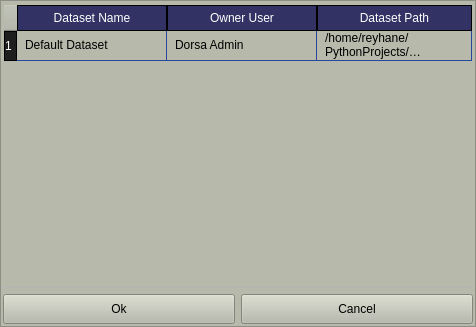
<?xml version="1.0" encoding="UTF-8"?>
<ui version="4.0">
 <class>MainWindow</class>
 <widget class="QMainWindow" name="MainWindow">
  <property name="geometry">
   <rect>
    <x>0</x>
    <y>0</y>
    <width>476</width>
    <height>327</height>
   </rect>
  </property>
  <property name="windowTitle">
   <string>MainWindow</string>
  </property>
  <property name="styleSheet">
   <string notr="true"/>
  </property>
  <widget class="QWidget" name="stylesheet">
   <property name="styleSheet">
    <string notr="true">/* /////////////////////////////////////////////////////////////////////////////////////////////////

SET APP STYLESHEET - FULL STYLES HERE
DARK THEME - DRACULA COLOR BASED

///////////////////////////////////////////////////////////////////////////////////////////////// */

QWidget{
	color: rgb(221, 221, 221);
	font: 10pt &quot;Segoe UI&quot;;
}

/* /////////////////////////////////////////////////////////////////////////////////////////////////
Tooltip */
QToolTip {
	color: rgb(0,0,0);
	background-color: rgb(255,255,255);
	border: 1px solid rgb(44, 49, 58);
	background-image: none;
	background-position: left center;
    background-repeat: no-repeat;
	border: none;
	border-left: 2px solid rgb(180,180,180);
	text-align: left;
	padding-left: 8px;
	margin: 0px;
}

/* /////////////////////////////////////////////////////////////////////////////////////////////////
Bg App */
#bgApp {	
	background-color: rgb(212,212,212);
	border: 1px solid rgb(44, 49, 58);
}

/* /////////////////////////////////////////////////////////////////////////////////////////////////
Left Menu */
#leftMenuBg {	
	background-color: rgb(33, 37, 43);
}
#topLogo {
	background-color: Transparent;
	background-image: url(:/images/images/images/whiteview.png);
	background-position: centered;
	background-repeat: no-repeat;
}
#titleLeftApp { font: 63 12pt &quot;Segoe UI Semibold&quot;; }
#titleLeftDescription { font: 8pt &quot;Segoe UI&quot;; color: rgb(189, 147, 249); }

/* MENUS */
#topMenu .QPushButton {	
	background-position: left center;
    background-repeat: no-repeat;
	border: none;
	border-left:15px solid transparent;
	background-color: transparent;
	text-align: left;
	padding-left: 44px;

}
#topMenu .QPushButton:hover {
	background-color: rgb(40, 44, 52);
}
#topMenu .QPushButton:pressed {	
	background-color: rgb(189, 147, 249);
	color: rgb(255, 255, 255);
}
#bottomMenu .QPushButton {	
	background-position: left center;
    background-repeat: no-repeat;
	border: none;
	border-left: 20px solid transparent;
	background-color:transparent;
	text-align: left;
	padding-left: 44px;
}
#bottomMenu .QPushButton:hover {
	background-color: rgb(40, 44, 52);
}
#bottomMenu .QPushButton:pressed {	
	background-color: rgb(189, 147, 249);
	color: rgb(255, 255, 255);
}
#leftMenuFrame{
	border-top: 3px solid rgb(44, 49, 58);
}

/* Toggle Button */
#toggleButton {
	background-position: left center;
    background-repeat: no-repeat;
	border: none;
	border-left: 15px solid transparent;

	text-align: left;
	padding-left:44px;
	color: rgb(113, 126, 149);
}
#toggleButton:hover {
	background-color: rgb(40, 44, 52);
}
#toggleButton:pressed {
	background-color: rgb(189, 147, 249);
}

/* Title Menu */
#titleRightInfo { padding-left: 10px; }


/* /////////////////////////////////////////////////////////////////////////////////////////////////
Extra Tab */
#extraLeftBox {	
	background-color: rgb(44, 49, 58);
}
#extraTopBg{	
	background-color: rgb(230,230,230)
}
#extraLeftBox:hover {
	background-color: rgb(40, 44, 52);
}
/* Icon */
#extraIcon {
	background-position: center;
	background-repeat: no-repeat;
	background-image: url(:/icons/images/icons/icon_settings.png);
}

/* Label */
#extraLabel { color: rgb(20,20,20); }

/* Btn Close */
#extraCloseColumnBtn { background-color: rgba(255, 255, 255, 0); border: none;  border-radius: 5px; }
#extraCloseColumnBtn:hover { background-color: rgb(196, 161, 249); border-style: solid; border-radius: 4px; }
#extraCloseColumnBtn:pressed { background-color: rgb(180, 141, 238); border-style: solid; border-radius: 4px; }

/* Extra Content */
#extraContent{
	border-top: 3px solid rgb(40, 44, 52);
}

/* Extra Top Menus */
#extraTopMenu .QPushButton {
background-position: left center;
    background-repeat: no-repeat;
	border: none;
	border-left: 22px solid transparent;
	background-color:transparent;
	text-align: left;
	padding-left: 44px;
}
#extraTopMenu .QPushButton:hover {
	background-color: rgb(40, 44, 52);
}
#extraTopMenu .QPushButton:pressed {	
	background-color: rgb(189, 147, 249);
	color: rgb(255, 255, 255);
}

/* /////////////////////////////////////////////////////////////////////////////////////////////////
Content App */
#contentTopBg{	
	background-color: rgb(33, 37, 43);
}
#contentBottom{
	border-top: 3px solid rgb(44, 49, 58);
}

/* Top Buttons */
#rightButtons .QPushButton { background-color: rgba(255, 255, 255, 0); border: none;  border-radius: 5px; }
#rightButtons .QPushButton:hover { background-color: rgb(44, 49, 57); border-style: solid; border-radius: 4px; }
#rightButtons .QPushButton:pressed { background-color: rgb(23, 26, 30); border-style: solid; border-radius: 4px; }

/* Theme Settings */
#extraRightBox { background-color: rgb(44, 49, 58); }
#themeSettingsTopDetail { background-color: rgb(189, 147, 249); }

/* Bottom Bar */
#bottomBar { background-color: rgb(44, 49, 58); }
#bottomBar QLabel { font-size: 11px; color: rgb(113, 126, 149); padding-left: 10px; padding-right: 10px; padding-bottom: 2px; }

/* CONTENT SETTINGS */
/* MENUS */
#contentSettings .QPushButton {	
	background-position: left center;
    background-repeat: no-repeat;
	border: none;
	border-left: 22px solid transparent;
	background-color:transparent;
	text-align: left;
	padding-left: 44px;
}
#contentSettings .QPushButton:hover {
	background-color: rgb(40, 44, 52);
}
#contentSettings .QPushButton:pressed {	
	background-color: rgb(189, 147, 249);
	color: rgb(255, 255, 255);
}

/* /////////////////////////////////////////////////////////////////////////////////////////////////
QTableWidget */
QTableWidget {	
	padding: 1px;
	border-radius:1px;
	gridline-color: rgb(40,70,160);
	border-bottom: 1px solid rgb(180,180,180);

}
QTableWidget::item{
	border-color: transparent;
	padding-left: 5px;
	padding-right: 5px;
	gridline-color: rgb(180,180,108);
}
QHeaderView::section:horizontal
{
    border: 1px solid rgb(0,0,0);
	padding: 3px;
    background-color: rgb(50,50,100);

	color:rgb(255,255,255);
}
QHeaderView::section:vertical
{
    border: 1px solid rgb(0,0,0);
	background-color: rgb(30,30,30);
	color:rgb(255,255,255);

}
QTableWidget::item:selected{
	background-color: rgb(160, 190, 235);
	color : Black;
}
/* /////////////////////////////////////////////////////////////////////////////////////////////////
LineEdit */
QLineEdit {
	background-color: rgb(210,210,150);
	border-radius: 2px;
	border: 1px solid rgb(33, 37, 43);
	padding-left: 10px;
	selection-color: rgb(255, 255, 255);
	selection-background-color: rgb(255, 121, 198);
}
QLineEdit:hover {
	border: 2px solid rgb(64, 71, 88);
}
QLineEdit:focus {
	border: 2px solid rgb(91, 101, 124);
}

/* /////////////////////////////////////////////////////////////////////////////////////////////////
TextEdit */
QTextEdit {
	background-color: rgb(210,210,150);
	border-radius: 5px;
	border: 2px solid rgb(33, 37, 43);
	padding-left: 10px;
	selection-color: rgb(255, 255, 255);
	selection-background-color: rgb(255, 121, 198);
}
QTextEdit:hover {
	border: 2px solid rgb(64, 71, 88);
}
QTextEdit:focus {
	border: 2px solid rgb(91, 101, 124);
}

/* /////////////////////////////////////////////////////////////////////////////////////////////////
PlainTextEdit */
QPlainTextEdit {
	background-color: rgb(27, 29, 35);
	border-radius: 5px;
	padding: 10px;
	selection-color: rgb(255, 255, 255);
	selection-background-color: rgb(255, 121, 198);
}
QPlainTextEdit  QScrollBar:vertical {
    width: 8px;
 }
QPlainTextEdit  QScrollBar:horizontal {
    height: 8px;
 }
QPlainTextEdit:hover {
	border: 2px solid rgb(64, 71, 88);
}
QPlainTextEdit:focus {
	border: 2px solid rgb(91, 101, 124);
}

/* /////////////////////////////////////////////////////////////////////////////////////////////////
ScrollBars */
QScrollBar:horizontal {
    border: none;
    background: rgb(30,30,30);
    height: 8px;
    margin: 0px 21px 0 21px;
	border-radius: 0px;
}
QScrollBar::handle:horizontal {
    background: rgb(40,70,160);
    min-width: 25px;
	border-radius: 4px
}
QScrollBar::add-line:horizontal {
    border: none;
    background: rgb(30,30,30);
    width: 20px;
	border-top-right-radius: 4px;
    border-bottom-right-radius: 4px;
    subcontrol-position: right;
    subcontrol-origin: margin;
}
QScrollBar::sub-line:horizontal {
    border: none;
    background: rgb(55, 63, 77);
    width: 20px;
	border-top-left-radius: 4px;
    border-bottom-left-radius: 4px;
    subcontrol-position: left;
    subcontrol-origin: margin;
}
QScrollBar::up-arrow:horizontal, QScrollBar::down-arrow:horizontal
{
     background: none;
}
QScrollBar::add-page:horizontal, QScrollBar::sub-page:horizontal
{
     background: none;
}
 QScrollBar:vertical {
	border: none;
    background: rgb(52, 59, 72);
    width: 8px;
    margin: 21px 0 21px 0;
	border-radius: 0px;
 }
 QScrollBar::handle:vertical {	
	background: rgb(40,70,160);
    min-height: 25px;
	border-radius: 4px
 }
 QScrollBar::add-line:vertical {
     border: none;
    background: rgb(30,30,30);
     height: 20px;
	border-bottom-left-radius: 4px;
    border-bottom-right-radius: 4px;
     subcontrol-position: bottom;
     subcontrol-origin: margin;
 }
 QScrollBar::sub-line:vertical {
	border: none;
    background: rgb(30,30,30);
     height: 20px;
	border-top-left-radius: 4px;
    border-top-right-radius: 4px;
     subcontrol-position: top;
     subcontrol-origin: margin;
 }
 QScrollBar::up-arrow:vertical, QScrollBar::down-arrow:vertical {
     background: none;
 }

 QScrollBar::add-page:vertical, QScrollBar::sub-page:vertical {
     background: none;
 }

/* /////////////////////////////////////////////////////////////////////////////////////////////////
CheckBox */
QCheckBox::indicator {
    border: 3px solid rgb(52, 59, 72);
	width: 5px;
	height: 5px;
	border-radius: 10px;
    background: rgb(255, 255, 255);
}
QCheckBox::indicator:hover {
    border: 3px solid rgb(58, 66, 81);
}
QCheckBox::indicator:checked {
    background: 3px solid rgb(52, 59, 72);
	border: 3px solid rgb(52, 59, 72);	
	background-image: url(:/icons/images/icons/cil-check-alt.png);
}

/* /////////////////////////////////////////////////////////////////////////////////////////////////
RadioButton */
QRadioButton::indicator {
    border: 3px solid rgb(52, 59, 72);
	width: 15px;
	height: 15px;
	border-radius: 10px;
    background: rgb(44, 49, 60);
}
QRadioButton::indicator:hover {
    border: 3px solid rgb(58, 66, 81);
}
QRadioButton::indicator:checked {
    background: 3px solid rgb(94, 106, 130);
	border: 3px solid rgb(52, 59, 72);	
}

/* /////////////////////////////////////////////////////////////////////////////////////////////////
ComboBox */
QComboBox{
	background-color: rgb(255, 255, 255);
	border-radius: 2px;
	border: 1px solid rgb(33, 37, 43);
	padding: 2px;
	padding-left: 10px;
}
QComboBox:hover{
	border: 2px solid rgb(64, 71, 88);
}
QComboBox::drop-down {
	subcontrol-origin: padding;
	subcontrol-position: top right;
	width: 25px; 
	border-left-width: 3px;
	border-left-color: rgba(39, 44, 54, 150);
	border-left-style: solid;
	border-top-right-radius: 3px;
	border-bottom-right-radius: 3px;	
	background-image: url(:/icons/images/icons/cil-arrow-bottom.png);
	background-position: center;
	background-repeat: no-reperat;

 }
QComboBox QAbstractItemView {
	color: rgb(255, 121, 198);	
	background-color: rgb(200,200,200);
	padding: 10px;
	selection-background-color: rgb(39, 44, 54);
}

/* /////////////////////////////////////////////////////////////////////////////////////////////////
Sliders */
QSlider::groove:horizontal {
    border-radius: 5px;
    height: 10px;
	margin: 0px;
	background-color: rgb(52, 59, 72);
}
QSlider::groove:horizontal:hover {
	background-color: rgb(55, 62, 76);
}
QSlider::handle:horizontal {
    background-color: rgb(189, 147, 249);
    border: none;
    height: 10px;
    width: 10px;
    margin: 0px;
	border-radius: 5px;
}
QSlider::handle:horizontal:hover {
    background-color: rgb(195, 155, 255);
}
QSlider::handle:horizontal:pressed {
    background-color: rgb(255, 121, 198);
}

QSlider::groove:vertical {
    border-radius: 5px;
    width: 10px;
    margin: 0px;
	background-color: rgb(52, 59, 72);
}
QSlider::groove:vertical:hover {
	background-color: rgb(55, 62, 76);
}
QSlider::handle:vertical {
    background-color: rgb(189, 147, 249);
	border: none;
    height: 10px;
    width: 10px;
    margin: 0px;
	border-radius: 5px;
}
QSlider::handle:vertical:hover {
    background-color: rgb(195, 155, 255);
}
QSlider::handle:vertical:pressed {
    background-color: rgb(255, 121, 198);
}

/* /////////////////////////////////////////////////////////////////////////////////////////////////
CommandLinkButton */
QCommandLinkButton {	
	color: rgb(255, 121, 198);
	border-radius: 5px;
	padding: 5px;
	color: rgb(255, 170, 255);
}
QCommandLinkButton:hover {	
	color: rgb(255, 170, 255);
	background-color: rgb(44, 49, 60);
}
QCommandLinkButton:pressed {	
	color: rgb(189, 147, 249);
	background-color: rgb(52, 58, 71);
}

/* /////////////////////////////////////////////////////////////////////////////////////////////////
Button */
#pagesContainer QPushButton {
	color:white;
	border: 2px solid rgb(52, 59, 72);
	border-radius: 3px;	
	background-color: rgb(100,100,100);
	
}
#pagesContainer QPushButton:hover {
	background-color: rgb(57, 65, 80);
	border: 2px solid rgb(61, 70, 86);
}
#pagesContainer QPushButton:pressed {	
	background-color: rgb(35, 40, 49);
	border: 5px solid rgb(43, 50, 61);
}


</string>
   </property>
   <layout class="QHBoxLayout" name="horizontalLayout">
    <property name="spacing">
     <number>0</number>
    </property>
    <property name="leftMargin">
     <number>0</number>
    </property>
    <property name="topMargin">
     <number>0</number>
    </property>
    <property name="rightMargin">
     <number>0</number>
    </property>
    <property name="bottomMargin">
     <number>0</number>
    </property>
    <item>
     <widget class="QFrame" name="frame">
      <property name="styleSheet">
       <string notr="true">background-color:#b7baab;</string>
      </property>
      <property name="frameShape">
       <enum>QFrame::StyledPanel</enum>
      </property>
      <property name="frameShadow">
       <enum>QFrame::Raised</enum>
      </property>
      <layout class="QVBoxLayout" name="verticalLayout">
       <property name="leftMargin">
        <number>2</number>
       </property>
       <property name="topMargin">
        <number>3</number>
       </property>
       <property name="rightMargin">
        <number>2</number>
       </property>
       <property name="bottomMargin">
        <number>2</number>
       </property>
       <item>
        <widget class="QTableWidget" name="table">
         <property name="styleSheet">
          <string notr="true">color: black;</string>
         </property>
         <property name="sizeAdjustPolicy">
          <enum>QAbstractScrollArea::AdjustIgnored</enum>
         </property>
         <property name="editTriggers">
          <set>QAbstractItemView::AnyKeyPressed</set>
         </property>
         <property name="dragDropOverwriteMode">
          <bool>false</bool>
         </property>
         <property name="sortingEnabled">
          <bool>true</bool>
         </property>
         <property name="rowCount">
          <number>1</number>
         </property>
         <property name="columnCount">
          <number>3</number>
         </property>
         <attribute name="horizontalHeaderCascadingSectionResizes">
          <bool>true</bool>
         </attribute>
         <attribute name="horizontalHeaderMinimumSectionSize">
          <number>50</number>
         </attribute>
         <attribute name="horizontalHeaderDefaultSectionSize">
          <number>150</number>
         </attribute>
         <attribute name="horizontalHeaderStretchLastSection">
          <bool>true</bool>
         </attribute>
         <attribute name="verticalHeaderStretchLastSection">
          <bool>false</bool>
         </attribute>
         <row/>
         <column>
          <property name="text">
           <string>Dataset Name</string>
          </property>
         </column>
         <column>
          <property name="text">
           <string>Owner User</string>
          </property>
         </column>
         <column>
          <property name="text">
           <string>Dataset Path</string>
          </property>
         </column>
         <item row="0" column="0">
          <property name="text">
           <string>Default Dataset</string>
          </property>
         </item>
         <item row="0" column="1">
          <property name="text">
           <string>Dorsa Admin</string>
          </property>
         </item>
         <item row="0" column="2">
          <property name="text">
           <string>/home/reyhane/PythonProjects/trainApp_oxin_new</string>
          </property>
         </item>
        </widget>
       </item>
       <item>
        <layout class="QHBoxLayout" name="horizontalLayout_2">
         <item>
          <widget class="QPushButton" name="ok_btn">
           <property name="minimumSize">
            <size>
             <width>0</width>
             <height>30</height>
            </size>
           </property>
           <property name="styleSheet">
            <string notr="true">color: black;</string>
           </property>
           <property name="text">
            <string>Ok</string>
           </property>
          </widget>
         </item>
         <item>
          <widget class="QPushButton" name="cancel_btn">
           <property name="minimumSize">
            <size>
             <width>0</width>
             <height>30</height>
            </size>
           </property>
           <property name="styleSheet">
            <string notr="true">color: black;</string>
           </property>
           <property name="text">
            <string>Cancel</string>
           </property>
          </widget>
         </item>
        </layout>
       </item>
      </layout>
     </widget>
    </item>
   </layout>
  </widget>
 </widget>
 <resources/>
 <connections/>
</ui>
